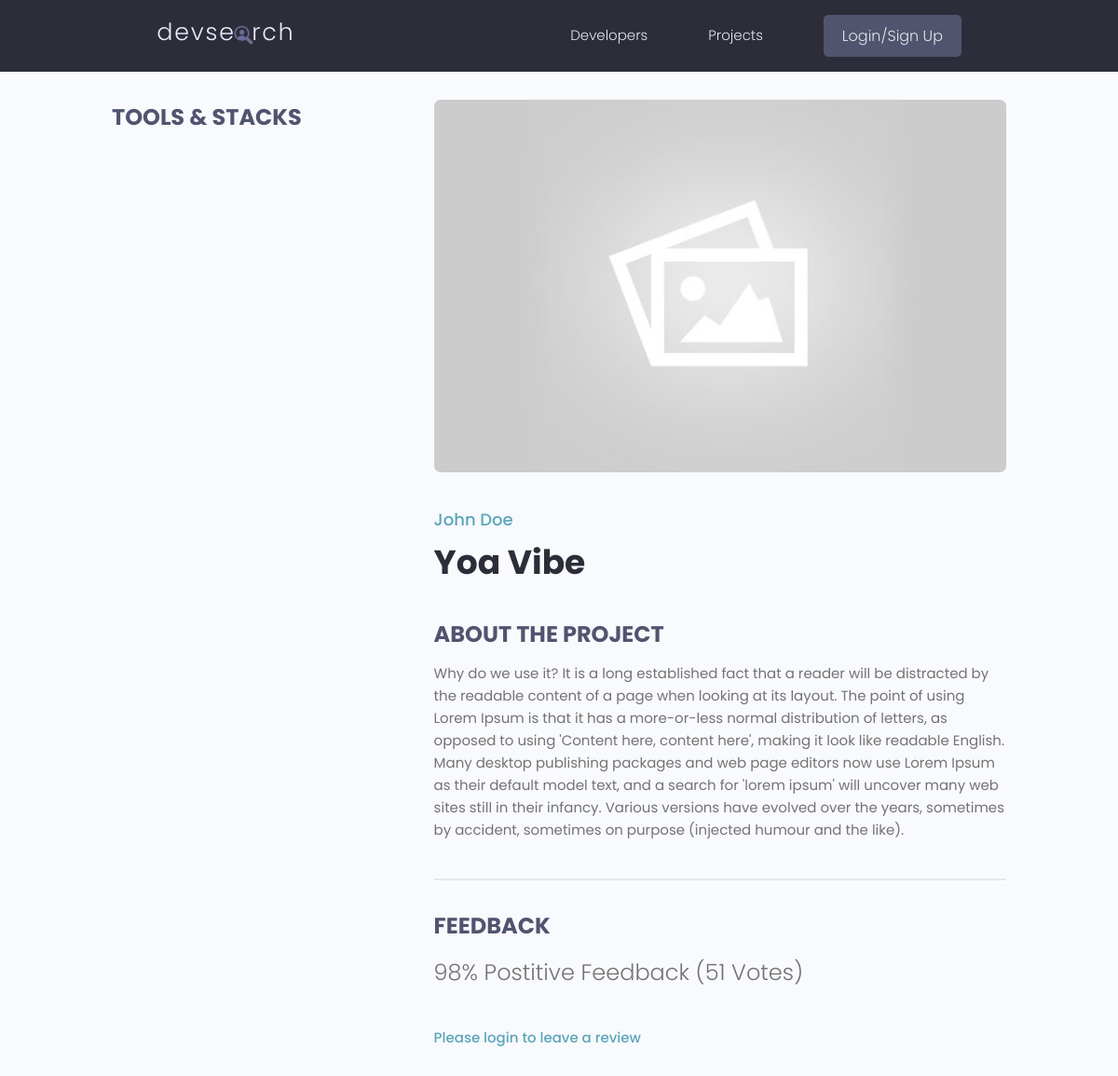
Before: /projects/project/5750f6b8-eebc-46e0-9cff-e370300f71da/ with the older database file.
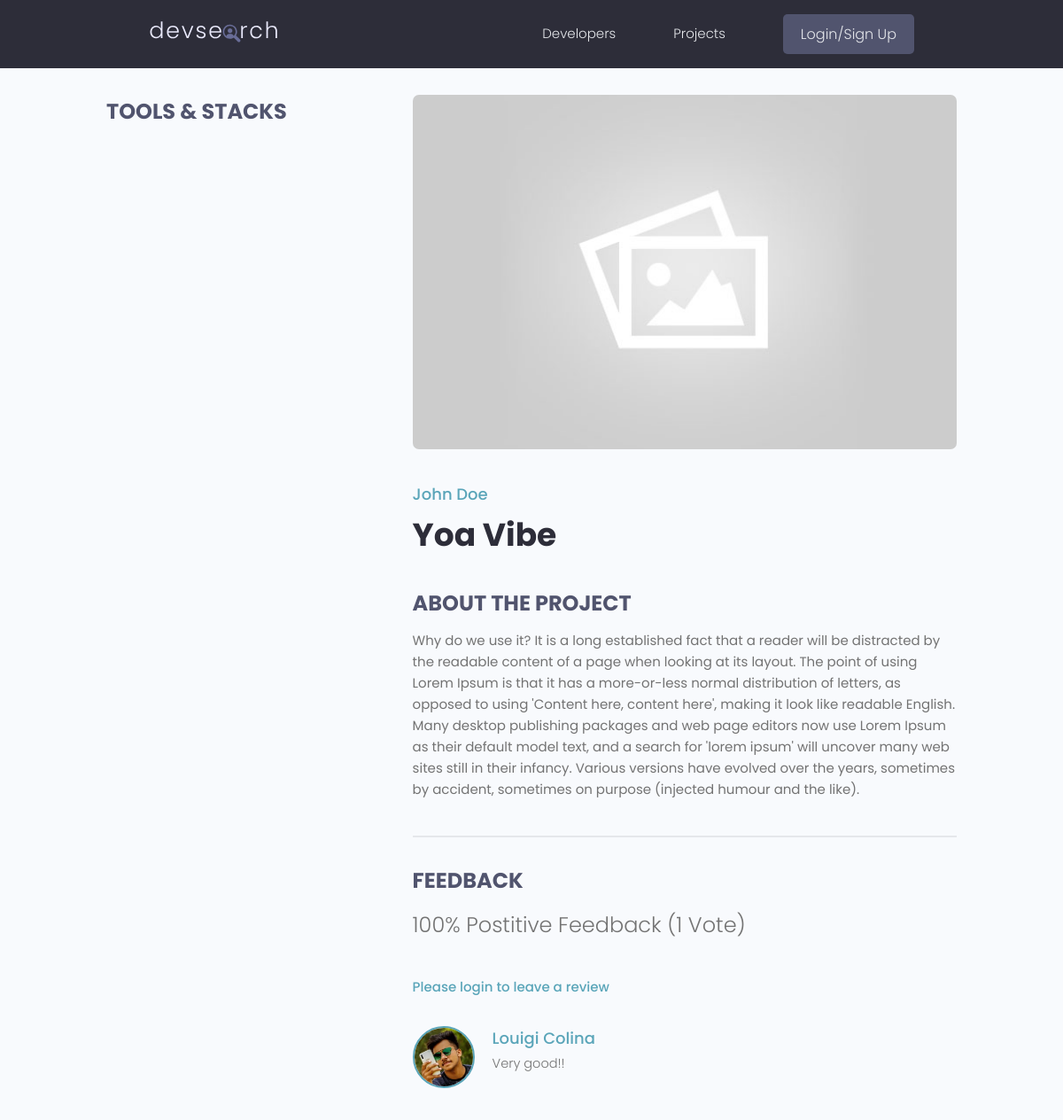
After: the same page with the newer database file.
### projects/models.py (models this page shows, shortened)
class Project(models.Model):
    owner = models.ForeignKey(Profile, null=True, blank=True, on_delete=models.SET_NULL)
    title = models.CharField(max_length=200)
    description = models.TextField(null=True, blank=True)
    featured_image = models.ImageField(null=True, blank=True, default="default.jpg")
    demo_link = models.CharField(max_length=2000, null=True, blank=True)
    source_link = models.CharField(max_length=2000, null=True, blank=True)
    tags = models.ManyToManyField('Tag', blank=True)
    vote_total = models.IntegerField(default=0, null=True, blank=True)
    vote_ratio = models.IntegerField(default=0, null=True, blank=True)
    created = models.DateTimeField(auto_now_add=True)
    id = models.UUIDField(default=uuid.uuid4, unique=True,
                          primary_key=True, editable=False)
    class Meta:
        ordering = ['-vote_ratio', '-vote_total']
    @property
    def reviewers(self):
        quesryset = self.review_set.all().values_list('owner__id', flat=True)
        return quesryset

class Review(models.Model):
    VOTE_TYPE = (
        ('up', 'Up Vote'),
        ('down', 'Down Vote'),
    )
    owner = models.ForeignKey(Profile, on_delete=models.CASCADE, null=True)
    project = models.ForeignKey(Project, on_delete=models.CASCADE)
    body = models.TextField(null=True, blank=True)
    value = models.CharField(max_length=200, choices=VOTE_TYPE)
    created = models.DateTimeField(auto_now_add=True)
    id = models.UUIDField(default=uuid.uuid4, unique=True,
                          primary_key=True, editable=False)
    class Meta:
        unique_together = [['owner', 'project']]

### users/models.py (models this page shows, shortened)
class Profile(models.Model):
    user = models.OneToOneField(User, on_delete=models.CASCADE, null=True, blank=True)
    name = models.CharField(max_length=200, blank=True, null=True)
    email = models.EmailField(max_length=500, blank=True, null=True)
    username = models.CharField(max_length=200, blank=True, null=True)
    location = models.CharField(max_length=200, blank=True, null=True)
    short_intro = models.CharField(max_length=200, blank=True, null=True)
    bio = models.TextField(blank=True, null=True)
    profile_image = models.ImageField(null=True, blank=True, upload_to='profiles/', default='profiles/user-default.png')
    social_github = models.CharField(max_length=200, blank=True, null=True)
    social_twiter = models.CharField(max_length=200, blank=True, null=True)
    social_linkedin = models.CharField(max_length=200, blank=True, null=True)
    social_youtube = models.CharField(max_length=200, blank=True, null=True)
    social_website = models.CharField(max_length=200, blank=True, null=True)
    created = models.DateTimeField(auto_now_add=True)
    id = models.UUIDField(default=uuid.uuid4, unique=True,
                          primary_key=True, editable=False)

### projects/views.py (the view, shortened to what this page needs)
# urls.py: path('project/<str:pk>/', views.project, name="project"),
def project(request, pk):
    projectObj = Project.objects.get(id=pk)
    form = ReviewForm()
    return render(request, 'projects/single-project.html', {'project':projectObj, 'form':form})

### projects/templates/projects/single-project.html (shortened to what this page needs)
{% extends 'main.html' %} {% block content %}
  <main class="singleProject my-md">
    <div class="container">
      <div class="layout">
        <div class="column column--1of3">
          <h3 class="singleProject__subtitle">Tools & Stacks</h3>
        </div>
        <div class="column column--2of3">
          <img class="singleProject__preview" src="{{ project.featured_image.url }}" alt="portfolio thumbnail" />
          <a href="profile.html" class="singleProject__developer">{{project.owner.name}}</a>
          <h2 class="singleProject__title">{{project.title}}</h2>
          <h3 class="singleProject__subtitle">About the Project</h3>
          <div class="singleProject__info">
            {{project.description}}
          </div>
          <div class="comments">
            <h3 class="singleProject__subtitle">Feedback</h3>
            <h5 class="project--rating">
              {{project.vote_ratio}}% Postitive Feedback ({{project.vote_total}} Vote{{project.vote_total|pluralize:"s"}})
            </h5>
            {% if request.user.profile.id in project.reviewers %}
              <p>You have already submitted your review for this project</p>
            {% elif request.user.profile == project.owner %}
              <p>You can not reviw your own work</p>
            {% else %}
              <a href="{% url 'login' %}?next={{request.path}}">Please login to leave a review</a>
            {% endif %}
            <div class="commentList">
              {% for review in project.review_set.all %}
              {% if review.body %}
              <div class="comment">
                <a href="{% url 'user-profile' review.owner.id %}">
                  <img class="avatar avatar--md"
                    src="{{review.owner.profile_image.url}}" alt="user" />
                </a>
                <div class="comment__details">
                  <a href="{% url 'user-profile' review.owner.id %}" class="comment__author">{{review.owner.name}}</a>
                  <p class="comment__info">{{review.body|linebreaksbr}}</p>
                </div>
              </div>
              {% endif %}
              {% endfor %}
            </div>
          </div>
        </div>
      </div>
    </div>
  </main>
{% endblock content %}

Changed rows visible on the page:
changed Project "Yoa Vibe": vote_ratio "98" → "100"; vote_total "51" → "1"
added Review: owner.profile_image (picture), owner.name "Louigi Colina", body "Very good!!"
